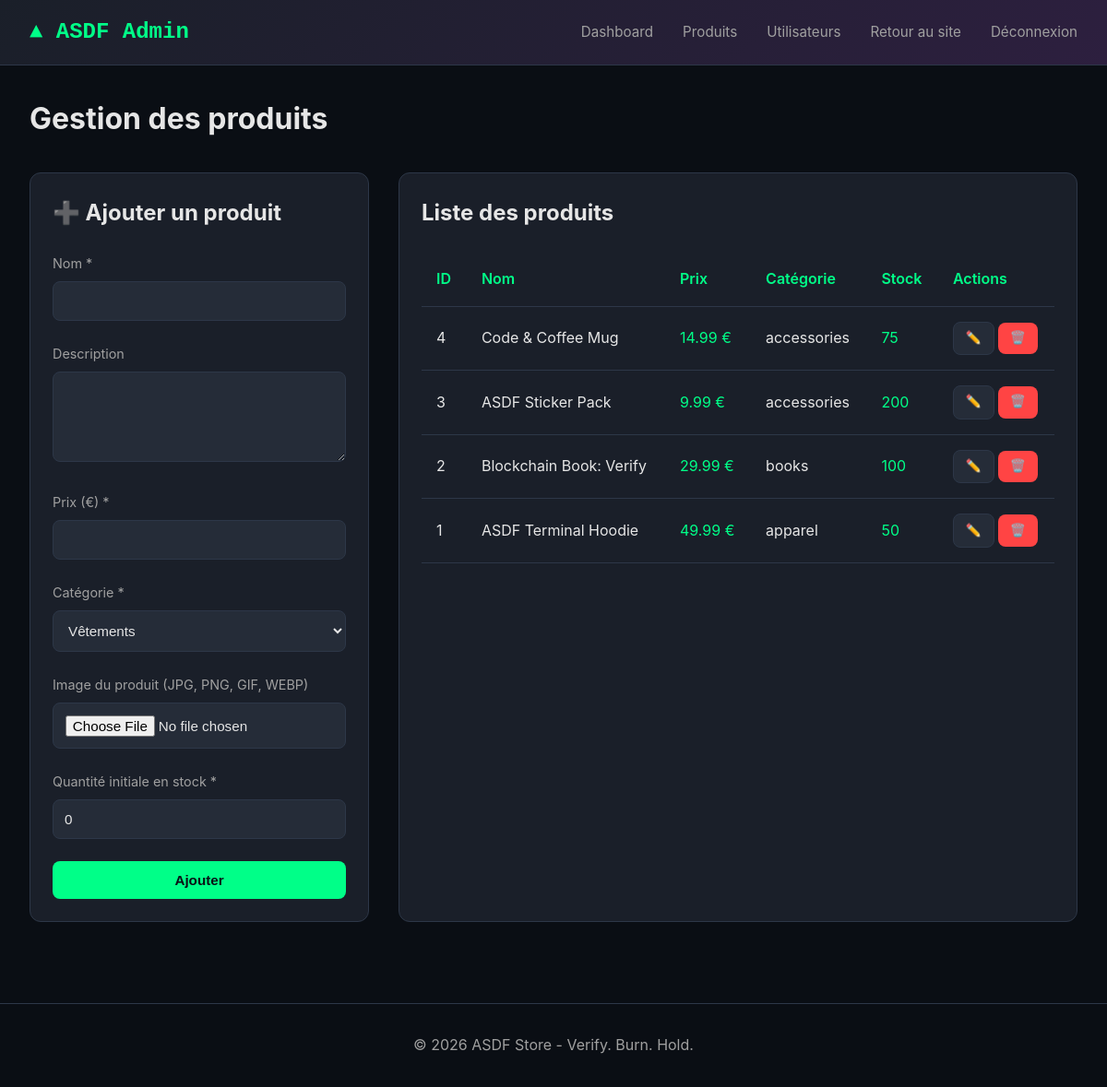
/admin/products.php (signed in), run on the app's committed database.
### tables this page shows
CREATE TABLE IF NOT EXISTS stock (
    id INT AUTO_INCREMENT PRIMARY KEY,
    item_id INT NOT NULL,
    quantite INT NOT NULL DEFAULT 0,
    FOREIGN KEY (item_id) REFERENCES items(id) ON DELETE CASCADE,
    UNIQUE KEY unique_item (item_id)
);

CREATE TABLE IF NOT EXISTS items (
    id INT AUTO_INCREMENT PRIMARY KEY,
    nom VARCHAR(100) NOT NULL,
    description TEXT,
    prix DECIMAL(10,2) NOT NULL,
    categorie VARCHAR(50) NOT NULL,
    image VARCHAR(255) DEFAULT 'default.png',
    created_at TIMESTAMP DEFAULT CURRENT_TIMESTAMP,
    updated_at TIMESTAMP DEFAULT CURRENT_TIMESTAMP ON UPDATE CURRENT_TIMESTAMP,
    INDEX idx_categorie (categorie)
);

### includes/config.php (called while the page is built, shortened)
<?php
function echapper($str) {
    return htmlspecialchars($str ?? '', ENT_QUOTES, 'UTF-8');
}
function format_prix($prix) {
    return number_format($prix, 2, '.', ',') . ' €';
}

### admin/products.php (the view, shortened to what this page needs)
<?php
require_once '../includes/config.php';
$produit_edit = null;
include '../includes/header-admin.php';
?>
<h1 style="margin-bottom: 2rem;">Gestion des produits</h1>
<div style="display: grid; grid-template-columns: 1fr 2fr; gap: 2rem;">
    <div class="card">
        <h2 style="margin-bottom: 1.5rem;">
            <?= $produit_edit ? '✏️ Modifier le produit' : '➕ Ajouter un produit' ?>
        </h2>
        <form method="POST" enctype="multipart/form-data">
            <div class="form-group">
                <label>Nom *</label>
                <input type="text" name="nom" value="<?= echapper($produit_edit['nom'] ?? '') ?>" required>
            </div>
            <div class="form-group">
                <label>Description</label>
                <textarea name="description" rows="4"><?= echapper($produit_edit['description'] ?? '') ?></textarea>
            </div>
            <div class="form-group">
                <label>Prix (€) *</label>
                <input type="number" name="prix" step="0.01" value="<?= echapper($produit_edit['prix'] ?? '') ?>" required>
            </div>
            <div class="form-group">
                <label>Catégorie *</label>
                <select name="categorie" required>
                    <option value="apparel" <?= ($produit_edit['categorie'] ?? '') === 'apparel' ? 'selected' : '' ?>>Vêtements</option>
                </select>
            </div>
            <div class="form-group">
                <label>Image du produit (JPG, PNG, GIF, WEBP)</label>
                <input type="file" name="image" accept="image/*" style="width: 100%; padding: 0.8rem; background: var(--bg-tertiary); border: 1px solid var(--border); color: var(--text-primary);">
            </div>
            <?php if (!$produit_edit): ?>
                <div class="form-group">
                    <label>Quantité initiale en stock *</label>
                    <input type="number" name="quantite_stock" value="0" required>
                </div>
            <?php endif; ?>
            <button type="submit" name="<?= $produit_edit ? 'modifier' : 'ajouter' ?>" class="btn btn-primary" style="width: 100%;">
                <?= $produit_edit ? 'Modifier' : 'Ajouter' ?>
            </button>
        </form>
    </div>
    <div class="card">
        <h2 style="margin-bottom: 1.5rem;">Liste des produits</h2>
        <table>
            <thead>
                <tr>
                    <th>ID</th>
                    <th>Nom</th>
                    <th>Prix</th>
                    <th>Catégorie</th>
                    <th>Stock</th>
                    <th>Actions</th>
                </tr>
            </thead>
            <tbody>
                <?php
                $stmt = $pdo->query("
                    SELECT i.*, s.quantite
                    FROM items i
                    LEFT JOIN stock s ON i.id = s.item_id
                    ORDER BY i.id DESC
                ");
                while ($produit = $stmt->fetch()):
                ?>
                    <tr>
                        <td><?= $produit['id'] ?></td>
                        <td><?= echapper($produit['nom']) ?></td>
                        <td style="color: var(--accent);"><?= format_prix($produit['prix']) ?></td>
                        <td><?= echapper($produit['categorie']) ?></td>
                        <td>
                            <span style="color: <?= $produit['quantite'] > 0 ? 'var(--success)' : 'var(--danger)' ?>;">
                                <?= $produit['quantite'] ?? 0 ?>
                            </span>
                        </td>
                        <td>
                            <a href="products.php?modifier=<?= $produit['id'] ?>" class="btn btn-secondary" style="padding: 0.4rem 0.8rem; font-size: 0.85rem;">
                                ✏️
                            </a>
                            <a href="products.php?supprimer=<?= $produit['id'] ?>"
                               class="btn btn-danger"
                               style="padding: 0.4rem 0.8rem; font-size: 0.85rem;"
                               onclick="return confirm('Supprimer ce produit?')">
                                🗑️
                            </a>
                        </td>
                    </tr>
                <?php endwhile; ?>
            </tbody>
        </table>
    </div>
</div>
<?php include '../includes/footer.php'; ?>

### includes/header-admin.php (shortened to what this page needs)
<!DOCTYPE html>
<html lang="fr">
<head>
    <link rel="stylesheet" href="../assets/css/style.css">
</head>
<body>
    <header style="background: linear-gradient(135deg, #1a1f29 0%, #2d1f3f 100%);">
        <nav>
            <a href="../index.php" class="logo">▲ ASDF Admin</a>
            <ul class="nav-links">
                <li><a href="dashboard.php">Dashboard</a></li>
                <li><a href="products.php">Produits</a></li>
                <li><a href="users.php">Utilisateurs</a></li>
                <li><a href="../index.php">Retour au site</a></li>
                <li><a href="../logout.php">Déconnexion</a></li>
            </ul>
        </nav>
    </header>
    <main class="container">

### includes/footer.php
    </main>
    <footer style="text-align: center; padding: 2rem; color: var(--text-secondary); margin-top: 4rem; border-top: 1px solid var(--border);">
        <p>&copy; <?= date('Y') ?> ASDF Store - Verify. Burn. Hold.</p>
    </footer>
</body>
</html>

### assets/css/style.css (style rules this page uses)
:root { --bg-primary: #0a0e14; --bg-secondary: #1a1f29; --bg-tertiary: #252c38; --text-primary: #e6e6e6; --text-secondary: #a0a0a0; --accent: #00ff88; --accent-hover: #00cc6a; --border: #2d3748; --danger: #ff4444; --warning: #ffaa00; --success: #00ff88; }
* { margin: 0; padding: 0; box-sizing: border-box; }
body { font-family: -apple-system, BlinkMacSystemFont, 'SF Pro Display', 'Segoe UI', 'Helvetica Neue', Arial, sans-serif; background: var(--bg-primary); color: var(--text-primary); line-height: 1.6; min-height: 100vh; }
header { background: var(--bg-secondary); border-bottom: 1px solid var(--border); padding: 1rem 0; position: sticky; top: 0; z-index: 100; backdrop-filter: blur(10px); }
nav { max-width: 1200px; margin: 0 auto; padding: 0 2rem; display: flex; justify-content: space-between; align-items: center; }
.logo { font-size: 1.5rem; font-weight: 700; color: var(--accent); text-decoration: none; font-family: 'SF Mono', 'Monaco', 'Cascadia Code', monospace; }
.nav-links { display: flex; gap: 2rem; list-style: none; align-items: center; }
.nav-links a { color: var(--text-secondary); text-decoration: none; font-size: 0.95rem; transition: color 0.2s; }
.container { max-width: 1200px; margin: 2rem auto; padding: 0 2rem; }
.card { background: var(--bg-secondary); border: 1px solid var(--border); border-radius: 12px; padding: 1.5rem; margin-bottom: 1.5rem; }
.btn { padding: 0.75rem 1.5rem; border: none; border-radius: 8px; font-size: 0.95rem; font-weight: 600; cursor: pointer; transition: all 0.2s; text-decoration: none; display: inline-block; }
.btn-primary { background: var(--accent); color: var(--bg-primary); }
.btn-secondary { background: var(--bg-tertiary); color: var(--text-primary); border: 1px solid var(--border); }
.btn-danger { background: var(--danger); color: white; }
.form-group { margin-bottom: 1.5rem; }
label { display: block; margin-bottom: 0.5rem; color: var(--text-secondary); font-size: 0.9rem; }
input, textarea, select { width: 100%; padding: 0.75rem; background: var(--bg-tertiary); border: 1px solid var(--border); border-radius: 8px; color: var(--text-primary); font-size: 0.95rem; }
table { width: 100%; border-collapse: collapse; }
th, td { padding: 1rem; text-align: left; border-bottom: 1px solid var(--border); }
th { color: var(--accent); font-weight: 600; }

### data on the page
stock: item "4", item.nom "Code & Coffee Mug", item.prix "14.99 €", item.categorie "accessories", quantite "75"
stock: item "3", item.nom "ASDF Sticker Pack", item.prix "9.99 €", item.categorie "accessories", quantite "200"
stock: item "2", item.nom "Blockchain Book: Verify", item.prix "29.99 €", item.categorie "books", quantite "100"
stock: item "1", item.nom "ASDF Terminal Hoodie", item.prix "49.99 €", item.categorie "apparel", quantite "50"
